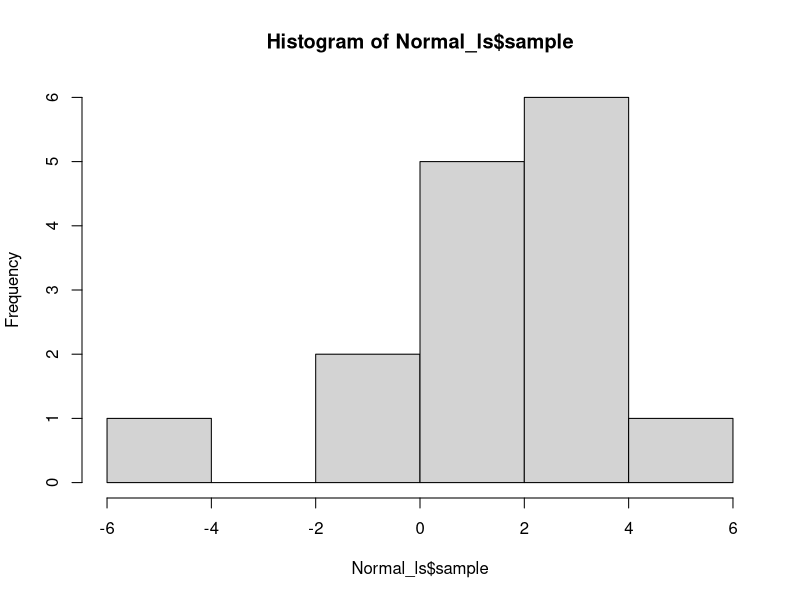
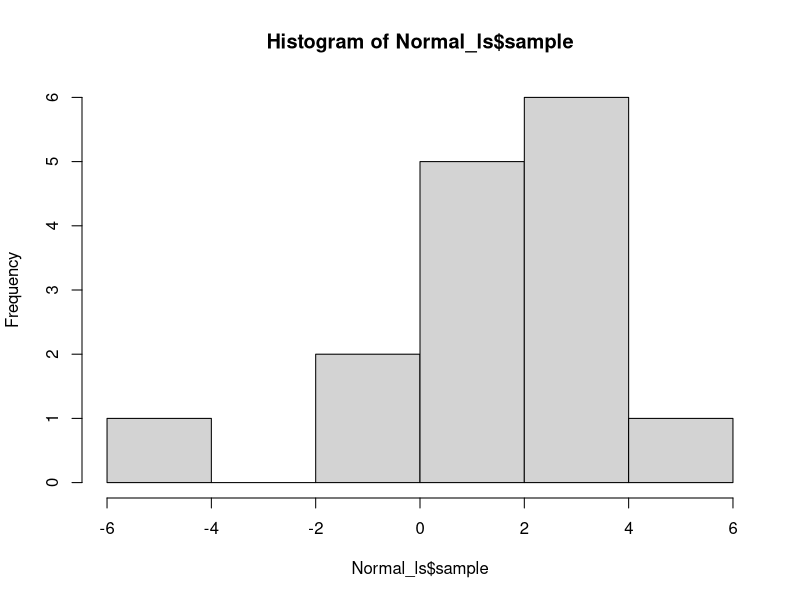
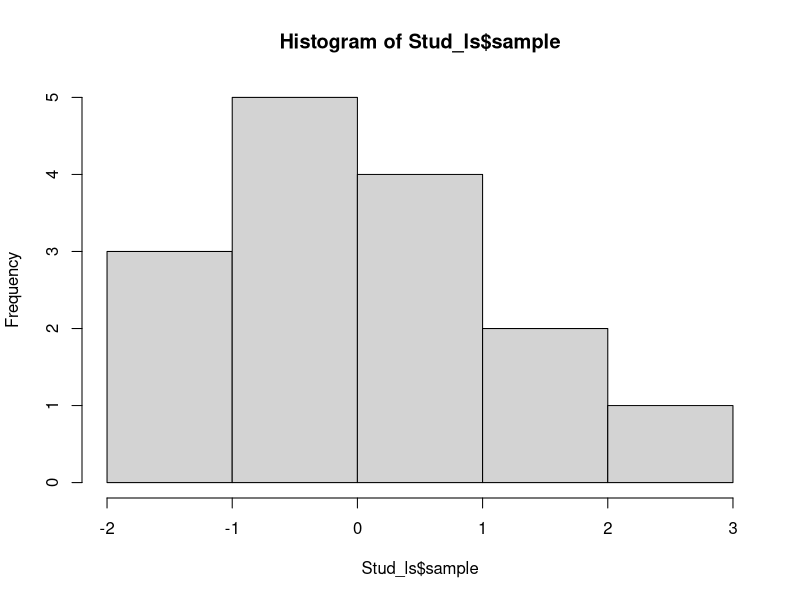
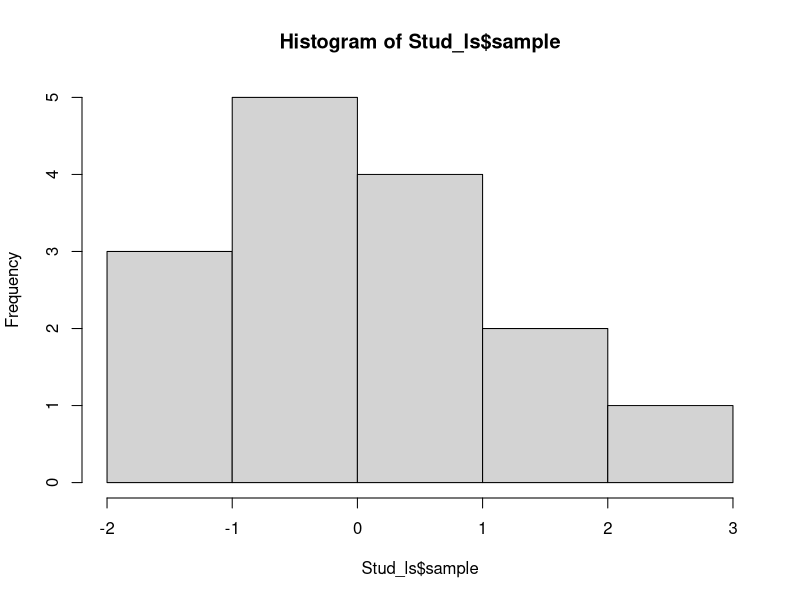
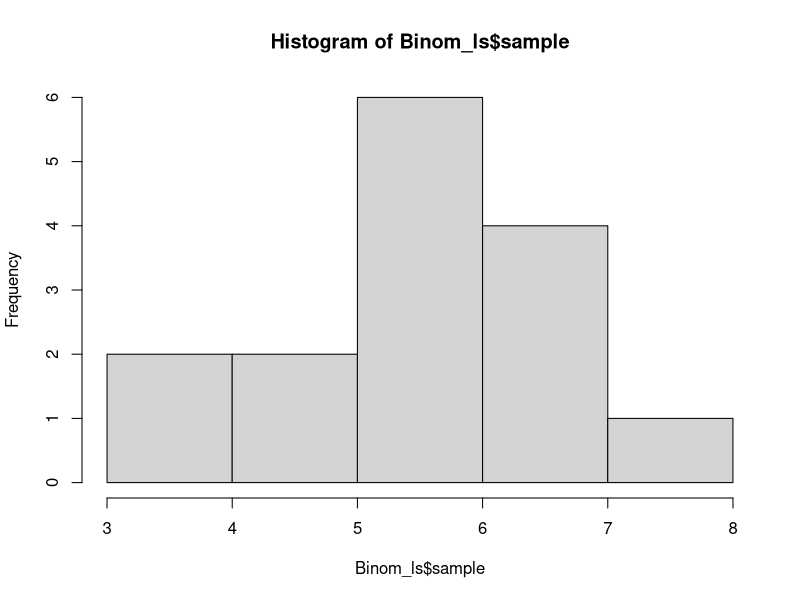
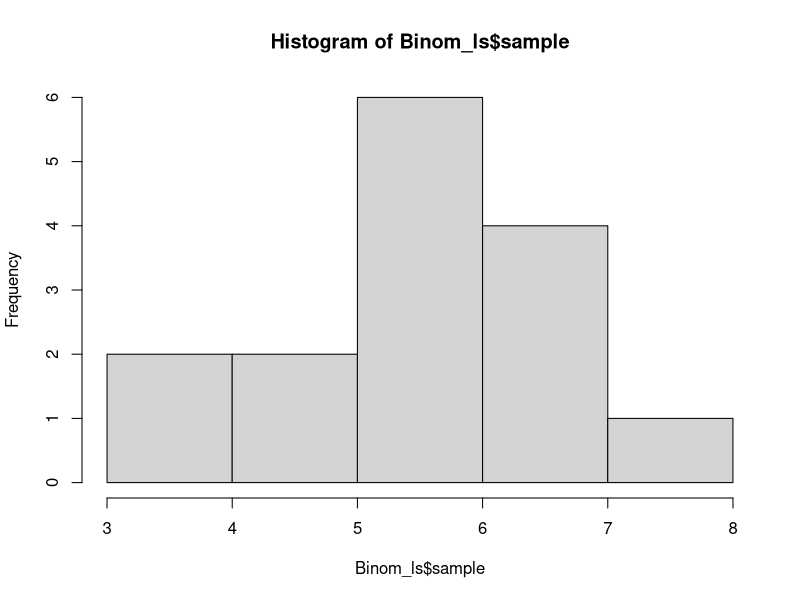
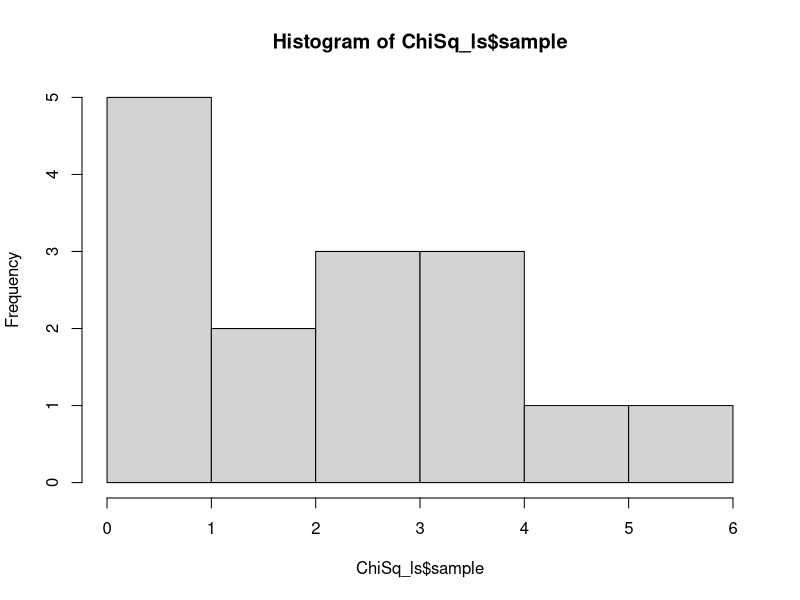
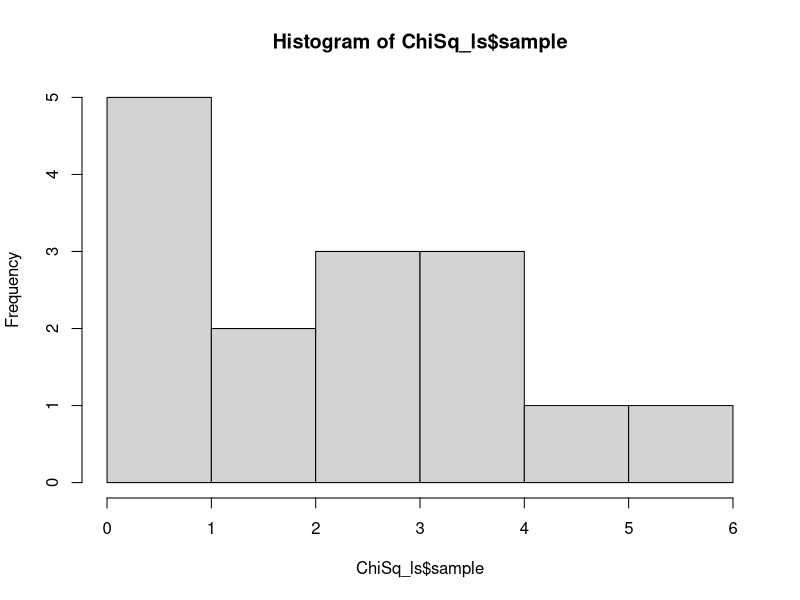

R code for these plots, in order:
## ---- chunk 1
knitr::opts_chunk$set(echo = TRUE)
## ---- chunk 2
# Create the list
x_ls <- list(a = 3L, b = "five")

# What is x_ls?
class(x_ls)
"list"
## ---- chunk 3
# Subset by name

x_ls["a"]

# What is returned by this?
class(x_ls["a"])

# Subset by position
x_ls[1]

# What is returned by this?
class(x_ls[1])
## ---- chunk 4
x_ls[1:2]


# What is returned by this?
class(x_ls[1:2])

## ---- chunk 5
# Subset by name
x_ls[["a"]]

# What is returned by this?
class(x_ls[["a"]])

# Subset by position
x_ls[[1]]

# What is returned by this?
class(x_ls[[1]])
## ---- chunk 6
x_ls$a

# What is returned by this?
class(x_ls$a)
## ---- chunk 7
Normal_ls<- list(
  DistName ="Normal",
  params = c(mu =2, var=5),
  sample = rnorm(n=15, mean=2, sd=sqrt(5))
  )

#Normal_ls[["hist"]]<- hist(Normal_ls[[3]])   # or
Normal_ls$hist<- hist(Normal_ls$sample) 
## ---- chunk 8
Normal_ls[c("DistName", "params")]
hist(Normal_ls$sample)
## ---- chunk 9
summary(Normal_ls$sample)
var(Normal_ls$sample)
## ---- chunk 10
mean(Normal_ls$sample)
var(Normal_ls$sample)
 
# qt(p, df, ncp, lower.tail = TRUE, log.p = FALSE)

qt(0.975, 14) # Critical Value (CV)


#Test statistics:
# t.test is 
# t.test(x, y = NULL,
#       alternative = c("two.sided", "less", "greater"),
#       mu = 0, paired = FALSE, var.equal = FALSE,
#       conf.level = 0.95, ...)

t_Norm <- t.test(
  Normal_ls$sample, 
  alternative = "two.sided",
  mu = 2)

t_Norm # gives output about hypothesis and statistics
  
class(t_Norm)
is.list(t_Norm) # is a list;
t_Norm$statistic # statistics refers only to a t value, extracts t value from hypothesis test output
abs(t_Norm$statistic) # absolute value of test statistics
abs(t_Norm$statistic) > qt(0.975, 14) 

t_Norm$p.value # how much we are wrong
Normal_ls[["Absolute value of Test Statistics (TS)"]]<- abs(t_Norm$statistic)
Normal_ls[["p-value"]]<- t_Norm$p.value
Normal_ls[["Critical Value (CV)"]]<- qt(0.975, 14)
Normal_ls[["Reject"]]<- abs(t_Norm$statistic) > qt(0.975, 14) # Fail to reject if false
Normal_ls
## ---- chunk 11
Stud_ls<- list(
  DistName ="Student's t",
  params = c(nu = 4),
  sample = rt(n=15, df=4)
  )

Stud_ls$hist<- hist(Stud_ls$sample) 
Stud_ls$hist

Stud_ls[c("DistName", "params")]
hist(Stud_ls$sample)

summary(Stud_ls$sample)
var(Stud_ls$sample)

# H0: mean = 0
# Ha: mean !=0

t_Stud <- t.test(
  Stud_ls$sample, 
  alternative = "two.sided",
  mu = 0)

class(t_Stud)
is.list(t_Stud) # true - is a list;

t_Stud$statistic 
abs(t_Stud$statistic) # absolute value of test statistics
abs(t_Stud$statistic) > qt(0.975, 14) 
t_Stud$p.value # how much we are wrong

Stud_ls[["Absolute value of Test Statistics (TS)"]]<- abs(t_Stud$statistic)
Stud_ls[["Critical Value (CV)"]]<- qt(0.975, 14)
Stud_ls[["p-value"]]<- t_Stud$p.value
Stud_ls[["Reject"]]<- abs(t_Stud$statistic) > qt(0.975, 14) # Fail to reject if false
Stud_ls


## ---- chunk 12
Binom_ls<- list(
  DistName ="Binomial",
  params = c(n = 9, p = 2/3),
  sample = rbinom(n=15, size=9, prob=2/3)
  )

Binom_ls$hist<- hist(Binom_ls$sample) 
Binom_ls$hist

Binom_ls[c("DistName", "params")]
hist(Binom_ls$sample)

summary(Binom_ls$sample)
var(Binom_ls$sample)

t.test(Binom_ls$sample)

# H0: mean = 6
# Ha: mean !=6

t_Binom <- t.test(
  Binom_ls$sample, 
  alternative = "two.sided",
  mu = 6)

class(t_Binom)
is.list(t_Binom) # true - is a list;

t_Binom$statistic 
abs(t_Binom$statistic) # absolute value of test statistics
abs(t_Binom$statistic) > qt(0.975, 14) 
t_Binom$p.value # how much we are wrong

Binom_ls[["Absolute value of Test Statistics (TS)"]]<- abs(t_Binom$statistic)
Binom_ls[["Critical Value (CV)"]]<- qt(0.975, 14)
Binom_ls[["p-value"]]<- t_Binom$p.value
Binom_ls[["Reject"]]<- abs(t_Binom$statistic) > qt(0.975, 14) # Fail to reject if false
Binom_ls
## ---- chunk 13
ChiSq_ls<- list(
  DistName ="Chi Square",
  params = c(nu = 2),
  sample = rchisq(n=15, df=2, ncp=0)
  )

ChiSq_ls$hist<- hist(ChiSq_ls$sample) 
ChiSq_ls$hist

ChiSq_ls[c("DistName", "params")]
hist(ChiSq_ls$sample)

summary(ChiSq_ls$sample)
var(ChiSq_ls$sample)

# H0: mean = 2
# Ha: mean !=2

t_ChiSq <- t.test(
  ChiSq_ls$sample, 
  alternative = "two.sided",
  mu = 2)

class(t_ChiSq)
is.list(t_ChiSq) # true - is a list;

t_ChiSq$statistic 
abs(t_ChiSq$statistic) # absolute value of test statistics
abs(t_ChiSq$statistic) > qt(0.975, 14) 
t_ChiSq$p.value # how much we are wrong

ChiSq_ls[["Absolute value of Test Statistics (TS)"]]<- abs(t_ChiSq$statistic)
ChiSq_ls[["Critical Value (CV)"]]<- qt(0.975, 14)
ChiSq_ls[["p-value"]]<- t_ChiSq$p.value
ChiSq_ls[["Reject"]]<- abs(t_ChiSq$statistic) > qt(0.975, 14) # Fail to reject if false
ChiSq_ls
## ---- chunk 14
Fdist_ls<- list(
  DistName ="F Distribution",
  params = c(n = 90, m = 12),
  sample = rf(n=15, df1=90, df2=12)
  )

Fdist_ls$hist<- hist(Fdist_ls$sample) 
Fdist_ls$hist

Fdist_ls[c("DistName", "params")]
hist(Fdist_ls$sample)

summary(Fdist_ls$sample)
var(Fdist_ls$sample)

# H0: mean = 6
# Ha: mean !=6

t_Binom <- t.test(
  Binom_ls$sample, 
  alternative = "two.sided",
  mu = 6)

class(t_Binom)
is.list(t_Binom) # true - is a list;

t_Binom$statistic 
abs(t_Binom$statistic) # absolute value of test statistics
abs(t_Binom$statistic) > qt(0.975, 14) 
t_Binom$p.value # how much we are wrong

Binom_ls[["Absolute value of Test Statistics (TS)"]]<- abs(t_Binom$statistic)
Binom_ls[["Critical Value (CV)"]]<- qt(0.975, 14)
Binom_ls[["p-value"]]<- t_Binom$p.value
Binom_ls[["Reject"]]<- abs(t_Binom$statistic) > qt(0.975, 14) # Fail to reject if false
Binom_ls
## ---- chunk 15
ChiSq_ls<- list(
  DistName ="Chi Square",
  params = c(nu = 2),
  sample = rchisq(n=15, df=2, ncp=0)
  )

ChiSq_ls$hist<- hist(ChiSq_ls$sample) 
ChiSq_ls$hist

ChiSq_ls[c("DistName", "params")]
hist(ChiSq_ls$sample)

summary(ChiSq_ls$sample)
var(ChiSq_ls$sample)

# H0: mean = 2
# Ha: mean !=2

t_ChiSq <- t.test(
  ChiSq_ls$sample, 
  alternative = "two.sided",
  mu = 2)

class(t_ChiSq)
is.list(t_ChiSq) # true - is a list;

t_ChiSq$statistic 
abs(t_ChiSq$statistic) # absolute value of test statistics
abs(t_ChiSq$statistic) > qt(0.975, 14) 
t_ChiSq$p.value # how much we are wrong

ChiSq_ls[["Absolute value of Test Statistics (TS)"]]<- abs(t_ChiSq$statistic)
ChiSq_ls[["Critical Value (CV)"]]<- qt(0.975, 14)
ChiSq_ls[["p-value"]]<- t_ChiSq$p.value
ChiSq_ls[["Reject"]]<- abs(t_ChiSq$statistic) > qt(0.975, 14) # Fail to reject if false
ChiSq_ls
## ---- chunk 16
NegBinom_ls<- list(
  DistName ="Negative binomial",
  params = c(n = 5, p = 1/2),
  sample = rnbinom(n = 15, size = 5, prob = 0.5)
  )

NegBinom_ls$hist<- hist(NegBinom_ls$sample) 
NegBinom_ls$hist

NegBinom_ls[c("DistName", "params")]
hist(NegBinom_ls$sample)

summary(NegBinom_ls$sample)
var(NegBinom_ls$sample)

mean(NegBinom_ls$sample)
# H0: mean = 4.47
# Ha: mean !=4.47

t_NBinom <- t.test(
  NegBinom_ls$sample, 
  alternative = "two.sided",
  mu = 4.47)

class(t_NBinom)
is.list(t_NBinom) # true - is a list;

t_NBinom$statistic 
abs(t_NBinom$statistic) # absolute value of test statistics
abs(t_NBinom$statistic) > qt(0.975, 14) 
t_NBinom$p.value # how much we are wrong

NegBinom_ls[["Absolute value of Test Statistics (TS)"]]<- abs(t_NBinom$statistic)
NegBinom_ls[["Critical Value (CV)"]]<- qt(0.975, 14)
NegBinom_ls[["p-value"]]<- t_NBinom$p.value
NegBinom_ls[["Reject"]]<- abs(t_NBinom$statistic) > qt(0.975, 14) # Fail to reject if false
NegBinom_ls

## ---- chunk 17
Pois_ls<- list(
  DistName ="Negative binomial",
  params = c(lambda = 3),
  sample = rpois(n=15, 3)
  )

Pois_ls$hist<- hist(Pois_ls$sample) 
Pois_ls$hist

Pois_ls[c("DistName", "params")]
hist(Pois_ls$sample)

summary(Pois_ls$sample)
var(Pois_ls$sample)
mean(Pois_ls$sample)

# H0: mean = 3
# Ha: mean !=3

t_Pois <- t.test(
  Pois_ls$sample, 
  alternative = "two.sided",
  mu = 3)

class(t_Pois)
is.list(t_Pois) # true - is a list;

t_Pois$statistic 
abs(t_Pois$statistic) # absolute value of test statistics
abs(t_Pois$statistic) > qt(0.975, 14) 
t_Pois$p.value # how much we are wrong

Pois_ls[["Absolute value of Test Statistics (TS)"]]<- abs(t_Pois$statistic)
Pois_ls[["Critical Value (CV)"]]<- qt(0.975, 14)
Pois_ls[["p-value"]]<- t_Pois$p.value
Pois_ls[["Reject"]]<- abs(t_Pois$statistic) > qt(0.975, 14) # Fail to reject if false
Pois_ls
